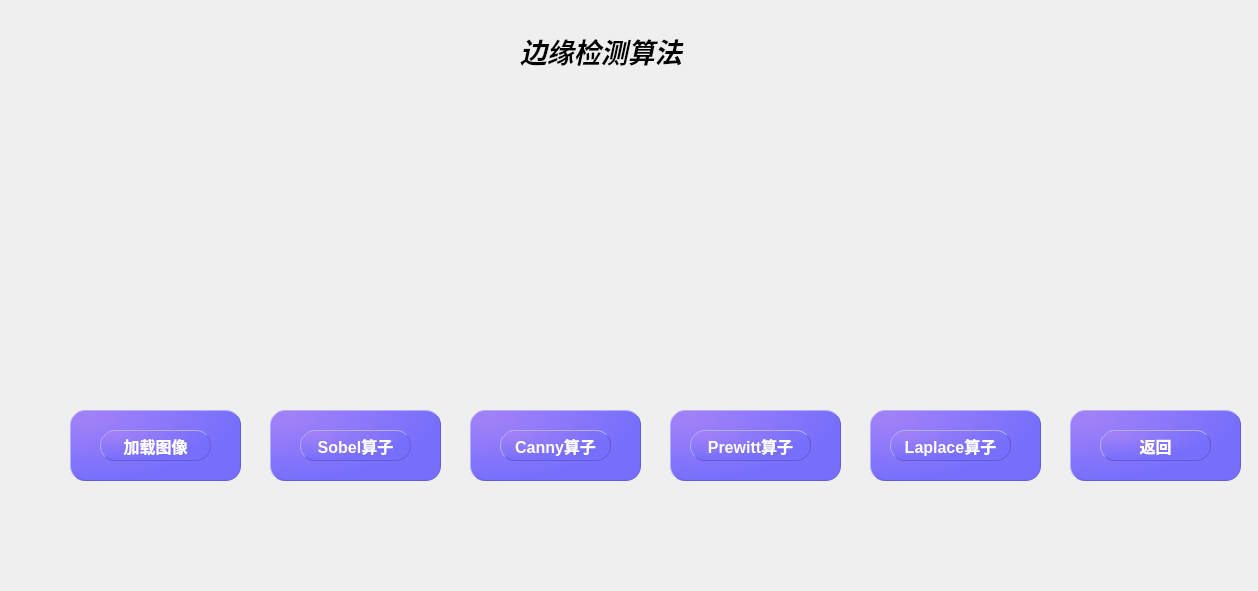
<?xml version="1.0" encoding="UTF-8"?>
<ui version="4.0">
 <class>Edge_DetectionClass</class>
 <widget class="QMainWindow" name="Edge_DetectionClass">
  <property name="geometry">
   <rect>
    <x>0</x>
    <y>0</y>
    <width>1258</width>
    <height>591</height>
   </rect>
  </property>
  <property name="windowTitle">
   <string>Edge_Detection</string>
  </property>
  <widget class="QWidget" name="centralWidget">
   <widget class="QFrame" name="frame">
    <property name="geometry">
     <rect>
      <x>70</x>
      <y>410</y>
      <width>171</width>
      <height>71</height>
     </rect>
    </property>
    <property name="styleSheet">
     <string notr="true">color: rgb(255, 255, 255);
border-radius: 15px;
background-color: qradialgradient(cx:0, cy:0, radius:1, fx:0.1, fy:0.1, stop:0 rgb(162, 129, 247),  stop:1 rgb(119, 111, 252));
border: 1px outset rgb(98, 91, 213);</string>
    </property>
    <property name="frameShape">
     <enum>QFrame::StyledPanel</enum>
    </property>
    <property name="frameShadow">
     <enum>QFrame::Raised</enum>
    </property>
    <widget class="QPushButton" name="pushButton">
     <property name="geometry">
      <rect>
       <x>30</x>
       <y>20</y>
       <width>111</width>
       <height>31</height>
      </rect>
     </property>
     <property name="font">
      <font>
       <pointsize>12</pointsize>
       <weight>75</weight>
       <bold>true</bold>
      </font>
     </property>
     <property name="text">
      <string>加载图像</string>
     </property>
    </widget>
   </widget>
   <widget class="QFrame" name="frame_2">
    <property name="geometry">
     <rect>
      <x>270</x>
      <y>410</y>
      <width>171</width>
      <height>71</height>
     </rect>
    </property>
    <property name="styleSheet">
     <string notr="true">color: rgb(255, 255, 255);
border-radius: 15px;
background-color: qradialgradient(cx:0, cy:0, radius:1, fx:0.1, fy:0.1, stop:0 rgb(162, 129, 247),  stop:1 rgb(119, 111, 252));
border: 1px outset rgb(98, 91, 213);</string>
    </property>
    <property name="frameShape">
     <enum>QFrame::StyledPanel</enum>
    </property>
    <property name="frameShadow">
     <enum>QFrame::Raised</enum>
    </property>
    <widget class="QPushButton" name="pushButton_2">
     <property name="geometry">
      <rect>
       <x>30</x>
       <y>20</y>
       <width>111</width>
       <height>31</height>
      </rect>
     </property>
     <property name="font">
      <font>
       <pointsize>12</pointsize>
       <weight>75</weight>
       <bold>true</bold>
      </font>
     </property>
     <property name="text">
      <string>Sobel算子</string>
     </property>
    </widget>
   </widget>
   <widget class="QFrame" name="frame_3">
    <property name="geometry">
     <rect>
      <x>470</x>
      <y>410</y>
      <width>171</width>
      <height>71</height>
     </rect>
    </property>
    <property name="styleSheet">
     <string notr="true">color: rgb(255, 255, 255);
border-radius: 15px;
background-color: qradialgradient(cx:0, cy:0, radius:1, fx:0.1, fy:0.1, stop:0 rgb(162, 129, 247),  stop:1 rgb(119, 111, 252));
border: 1px outset rgb(98, 91, 213);</string>
    </property>
    <property name="frameShape">
     <enum>QFrame::StyledPanel</enum>
    </property>
    <property name="frameShadow">
     <enum>QFrame::Raised</enum>
    </property>
    <widget class="QPushButton" name="pushButton_3">
     <property name="geometry">
      <rect>
       <x>30</x>
       <y>20</y>
       <width>111</width>
       <height>31</height>
      </rect>
     </property>
     <property name="font">
      <font>
       <pointsize>12</pointsize>
       <weight>75</weight>
       <bold>true</bold>
      </font>
     </property>
     <property name="text">
      <string>Canny</string>
     </property>
    </widget>
    <widget class="QPushButton" name="pushButton_4">
     <property name="geometry">
      <rect>
       <x>30</x>
       <y>20</y>
       <width>111</width>
       <height>31</height>
      </rect>
     </property>
     <property name="font">
      <font>
       <pointsize>12</pointsize>
       <weight>75</weight>
       <bold>true</bold>
      </font>
     </property>
     <property name="text">
      <string>Canny算子</string>
     </property>
    </widget>
   </widget>
   <widget class="QFrame" name="frame_4">
    <property name="geometry">
     <rect>
      <x>670</x>
      <y>410</y>
      <width>171</width>
      <height>71</height>
     </rect>
    </property>
    <property name="styleSheet">
     <string notr="true">color: rgb(255, 255, 255);
border-radius: 15px;
background-color: qradialgradient(cx:0, cy:0, radius:1, fx:0.1, fy:0.1, stop:0 rgb(162, 129, 247),  stop:1 rgb(119, 111, 252));
border: 1px outset rgb(98, 91, 213);</string>
    </property>
    <property name="frameShape">
     <enum>QFrame::StyledPanel</enum>
    </property>
    <property name="frameShadow">
     <enum>QFrame::Raised</enum>
    </property>
    <widget class="QPushButton" name="pushButton_5">
     <property name="geometry">
      <rect>
       <x>30</x>
       <y>20</y>
       <width>111</width>
       <height>31</height>
      </rect>
     </property>
     <property name="font">
      <font>
       <pointsize>12</pointsize>
       <weight>75</weight>
       <bold>true</bold>
      </font>
     </property>
     <property name="text">
      <string>Canny</string>
     </property>
    </widget>
    <widget class="QPushButton" name="pushButton_6">
     <property name="geometry">
      <rect>
       <x>20</x>
       <y>20</y>
       <width>121</width>
       <height>31</height>
      </rect>
     </property>
     <property name="font">
      <font>
       <pointsize>12</pointsize>
       <weight>75</weight>
       <bold>true</bold>
      </font>
     </property>
     <property name="text">
      <string>Prewitt算子</string>
     </property>
    </widget>
   </widget>
   <widget class="QFrame" name="frame_5">
    <property name="geometry">
     <rect>
      <x>1070</x>
      <y>410</y>
      <width>171</width>
      <height>71</height>
     </rect>
    </property>
    <property name="styleSheet">
     <string notr="true">color: rgb(255, 255, 255);
border-radius: 15px;
background-color: qradialgradient(cx:0, cy:0, radius:1, fx:0.1, fy:0.1, stop:0 rgb(162, 129, 247),  stop:1 rgb(119, 111, 252));
border: 1px outset rgb(98, 91, 213);</string>
    </property>
    <property name="frameShape">
     <enum>QFrame::StyledPanel</enum>
    </property>
    <property name="frameShadow">
     <enum>QFrame::Raised</enum>
    </property>
    <widget class="QPushButton" name="pushButton_7">
     <property name="geometry">
      <rect>
       <x>30</x>
       <y>20</y>
       <width>111</width>
       <height>31</height>
      </rect>
     </property>
     <property name="font">
      <font>
       <pointsize>12</pointsize>
       <weight>75</weight>
       <bold>true</bold>
      </font>
     </property>
     <property name="text">
      <string>Canny</string>
     </property>
    </widget>
    <widget class="QPushButton" name="pushButton_8">
     <property name="geometry">
      <rect>
       <x>30</x>
       <y>20</y>
       <width>111</width>
       <height>31</height>
      </rect>
     </property>
     <property name="font">
      <font>
       <pointsize>12</pointsize>
       <weight>75</weight>
       <bold>true</bold>
      </font>
     </property>
     <property name="text">
      <string>返回</string>
     </property>
    </widget>
   </widget>
   <widget class="QLabel" name="label">
    <property name="geometry">
     <rect>
      <x>140</x>
      <y>90</y>
      <width>301</width>
      <height>291</height>
     </rect>
    </property>
    <property name="styleSheet">
     <string notr="true">background-image: url(:/back/load.png);</string>
    </property>
    <property name="text">
     <string/>
    </property>
   </widget>
   <widget class="QLabel" name="label_6">
    <property name="geometry">
     <rect>
      <x>-10</x>
      <y>-50</y>
      <width>1431</width>
      <height>771</height>
     </rect>
    </property>
    <property name="styleSheet">
     <string notr="true">background-image: url(:/back/background10.png);</string>
    </property>
    <property name="text">
     <string/>
    </property>
   </widget>
   <widget class="QFrame" name="frame_6">
    <property name="geometry">
     <rect>
      <x>870</x>
      <y>410</y>
      <width>171</width>
      <height>71</height>
     </rect>
    </property>
    <property name="styleSheet">
     <string notr="true">color: rgb(255, 255, 255);
border-radius: 15px;
background-color: qradialgradient(cx:0, cy:0, radius:1, fx:0.1, fy:0.1, stop:0 rgb(162, 129, 247),  stop:1 rgb(119, 111, 252));
border: 1px outset rgb(98, 91, 213);</string>
    </property>
    <property name="frameShape">
     <enum>QFrame::StyledPanel</enum>
    </property>
    <property name="frameShadow">
     <enum>QFrame::Raised</enum>
    </property>
    <widget class="QPushButton" name="pushButton_9">
     <property name="geometry">
      <rect>
       <x>30</x>
       <y>20</y>
       <width>111</width>
       <height>31</height>
      </rect>
     </property>
     <property name="font">
      <font>
       <pointsize>12</pointsize>
       <weight>75</weight>
       <bold>true</bold>
      </font>
     </property>
     <property name="text">
      <string>Canny</string>
     </property>
    </widget>
    <widget class="QPushButton" name="pushButton_10">
     <property name="geometry">
      <rect>
       <x>20</x>
       <y>20</y>
       <width>121</width>
       <height>31</height>
      </rect>
     </property>
     <property name="font">
      <font>
       <pointsize>12</pointsize>
       <weight>75</weight>
       <bold>true</bold>
      </font>
     </property>
     <property name="text">
      <string>Laplace算子</string>
     </property>
    </widget>
   </widget>
   <widget class="QLabel" name="label_4">
    <property name="geometry">
     <rect>
      <x>520</x>
      <y>30</y>
      <width>191</width>
      <height>41</height>
     </rect>
    </property>
    <property name="font">
     <font>
      <pointsize>20</pointsize>
      <weight>75</weight>
      <italic>true</italic>
      <bold>true</bold>
     </font>
    </property>
    <property name="text">
     <string>边缘检测算法</string>
    </property>
   </widget>
   <widget class="QLabel" name="label_2">
    <property name="geometry">
     <rect>
      <x>460</x>
      <y>90</y>
      <width>301</width>
      <height>291</height>
     </rect>
    </property>
    <property name="styleSheet">
     <string notr="true">background-image: url(:/back/load.png);</string>
    </property>
    <property name="text">
     <string/>
    </property>
   </widget>
   <widget class="QLabel" name="label_3">
    <property name="geometry">
     <rect>
      <x>780</x>
      <y>90</y>
      <width>301</width>
      <height>291</height>
     </rect>
    </property>
    <property name="styleSheet">
     <string notr="true">background-image: url(:/back/load.png);</string>
    </property>
    <property name="text">
     <string/>
    </property>
   </widget>
   <zorder>label_6</zorder>
   <zorder>frame</zorder>
   <zorder>frame_2</zorder>
   <zorder>frame_3</zorder>
   <zorder>frame_4</zorder>
   <zorder>frame_5</zorder>
   <zorder>label</zorder>
   <zorder>frame_6</zorder>
   <zorder>label_4</zorder>
   <zorder>label_2</zorder>
   <zorder>label_3</zorder>
  </widget>
 </widget>
 <layoutdefault spacing="6" margin="11"/>
 <resources>
  <include location="back.qrc"/>
 </resources>
 <connections>
  <connection>
   <sender>pushButton</sender>
   <signal>clicked()</signal>
   <receiver>Edge_DetectionClass</receiver>
   <slot>load_image()</slot>
   <hints>
    <hint type="sourcelabel">
     <x>122</x>
     <y>439</y>
    </hint>
    <hint type="destinationlabel">
     <x>126</x>
     <y>486</y>
    </hint>
   </hints>
  </connection>
  <connection>
   <sender>pushButton_2</sender>
   <signal>clicked()</signal>
   <receiver>Edge_DetectionClass</receiver>
   <slot>sobel_image()</slot>
   <hints>
    <hint type="sourcelabel">
     <x>312</x>
     <y>437</y>
    </hint>
    <hint type="destinationlabel">
     <x>310</x>
     <y>488</y>
    </hint>
   </hints>
  </connection>
  <connection>
   <sender>pushButton_4</sender>
   <signal>clicked()</signal>
   <receiver>Edge_DetectionClass</receiver>
   <slot>canny_image()</slot>
   <hints>
    <hint type="sourcelabel">
     <x>506</x>
     <y>437</y>
    </hint>
    <hint type="destinationlabel">
     <x>503</x>
     <y>491</y>
    </hint>
   </hints>
  </connection>
  <connection>
   <sender>pushButton_6</sender>
   <signal>clicked()</signal>
   <receiver>Edge_DetectionClass</receiver>
   <slot>prewitt_image()</slot>
   <hints>
    <hint type="sourcelabel">
     <x>676</x>
     <y>439</y>
    </hint>
    <hint type="destinationlabel">
     <x>682</x>
     <y>493</y>
    </hint>
   </hints>
  </connection>
  <connection>
   <sender>pushButton_8</sender>
   <signal>clicked()</signal>
   <receiver>Edge_DetectionClass</receiver>
   <slot>return_up()</slot>
   <hints>
    <hint type="sourcelabel">
     <x>1106</x>
     <y>437</y>
    </hint>
    <hint type="destinationlabel">
     <x>874</x>
     <y>493</y>
    </hint>
   </hints>
  </connection>
  <connection>
   <sender>pushButton_10</sender>
   <signal>clicked()</signal>
   <receiver>Edge_DetectionClass</receiver>
   <slot>laplace_image()</slot>
   <hints>
    <hint type="sourcelabel">
     <x>908</x>
     <y>436</y>
    </hint>
    <hint type="destinationlabel">
     <x>901</x>
     <y>550</y>
    </hint>
   </hints>
  </connection>
 </connections>
 <slots>
  <slot>load_image()</slot>
  <slot>sobel_image()</slot>
  <slot>canny_image()</slot>
  <slot>prewitt_image()</slot>
  <slot>return_up()</slot>
  <slot>laplace_image()</slot>
 </slots>
</ui>
